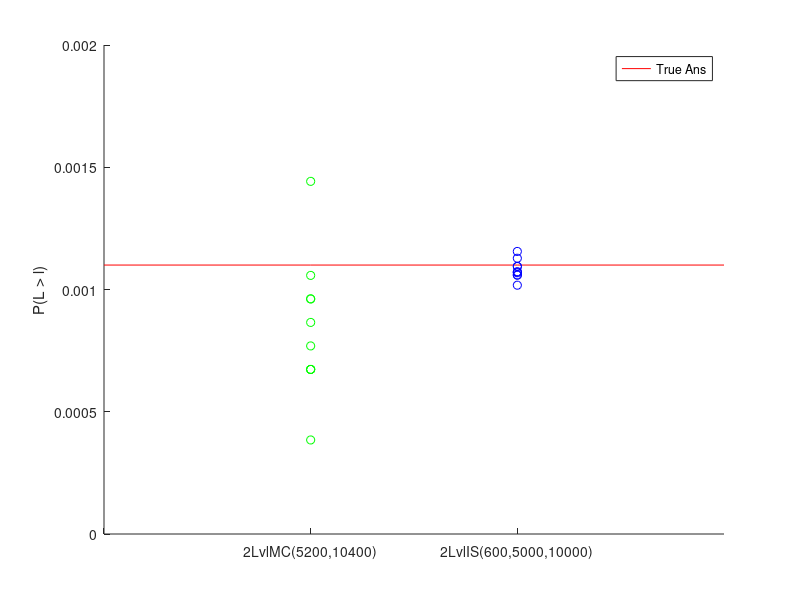

Recreate this plot in MATLAB.
hold on

NSim = 10;
xMax = 3;
yMax = 0.002;
trueAns = 0.0011;
X = 1:xMax;

TwoLvlMC = [ 0.0010576923076923076923076923076923, 0.00038461538461538461538461538461538, 0.00096153846153846153846153846153846, 0.00067307692307692307692307692307692, 0.00067307692307692307692307692307692, 0.0014423076923076923076923076923077, 0.00086538461538461538461538461538462, 0.00067307692307692307692307692307692, 0.00076923076923076923076923076923077, 0.00096153846153846153846153846153846];

TwoLvlIS = [ 0.0010718755376468653076060810747094, 0.0010947646798319761105022784875018, 0.0010588066521077465174938136982519, 0.0010176226825706427298739997766575, 0.0010685604615846887397584419332475, 0.0011278580420272352365096413251422, 0.0010722218052981625103364793361038, 0.0010938862121332520137284571859482, 0.0011556809312718381490409091938432, 0.0010592584334315443325008621044958];

plot([0 X],repmat(trueAns,1,xMax + 1),'r')

scatter(ones(NSim,1),TwoLvlMC,'g')
scatter(2*ones(NSim,1),TwoLvlIS,'b')

legend('True Ans')
%title('S:10, l:0.20, sample num:10600')
xlabel('')
xticks([0 1 2])
xticklabels({'','2LvlMC(5200,10400)','2LvlIS(600,5000,10000)'})
ylabel('P(L > l)')
axis([0,xMax,0 yMax])

hold off
